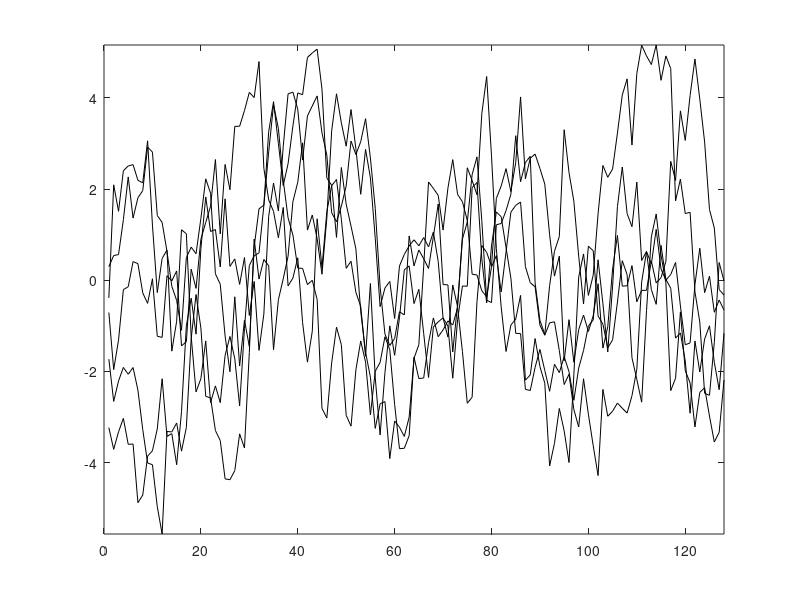
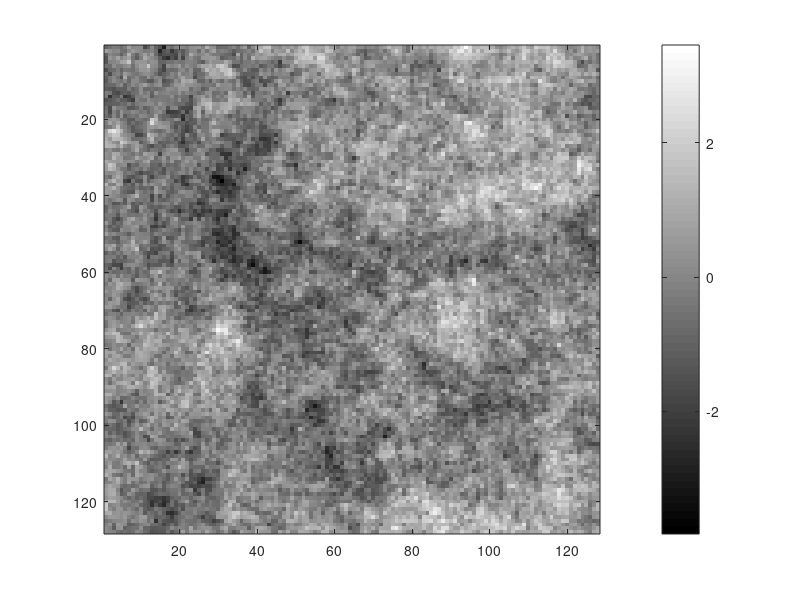

The MATLAB source for these figures, in order:
% Simulation from a 1D and 2D GMRF
clear all, close all
%% 1D case
n=128;
one_vec = ones(n,1);
D = spdiags([-one_vec one_vec],[0 1],n,n); D(n,1) = 1;
L1D = D'*D+sqrt(eps)*speye(n,n);
v = D'*randn(n,5);
% Plot iid increment samples
samps = L1D\v;
samps = samps-repmat(mean(samps,1),n,1);
figure(1)
  plot(samps,'k')
  axis([0 128 min(samps(:)) max(samps(:))])

%% 2D case
% Construct Fourier representer for 
% discrete Laplacian L.
%l = zeros(n,n); 
%l(1, 1) =  4; l(2 ,1) = -1; 
%l(n,1) = -1; l(1 ,2) = -1; 
%l(1,n) = -1; lhat = real(fft2(l));
% discrete horizontal and vertical forward difference derivatives.
lh=zeros(n,n); lh(1,1)=-1; lh(1,2)=1; lhhat=fft2(lh);
lv=zeros(n,n); lv(1,1)=-1; lv(n,1)=1; lvhat=fft2(lv);
lhat = abs(lhhat).^2+abs(lvhat).^2;

v = real(ifft2(sqrt(lhat).*fft2(randn(n,n))));
samp = real(ifft2(fft2(v)./(lhat+sqrt(eps))));
figure(2)
  imagesc(samp), colorbar, colormap(gray)

  
